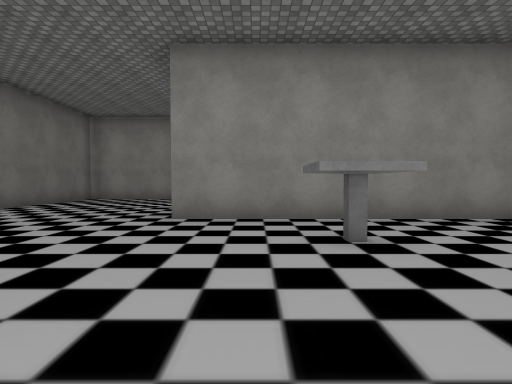
View 1 (above)

20 first-person views from a walk through a Unity game level. The camera is 1.3 m above the floor, tilts 2° down and sees 80° across. The floor is counted in squares, 2 m on a side. Each view is taken from the middle of a square. On the plan, view 1 faces up. The plan holds only what a view shows up to about 10 squares ahead; the rest is blank. The player character is not drawn. Some surface patterns are stand-ins.

View 2
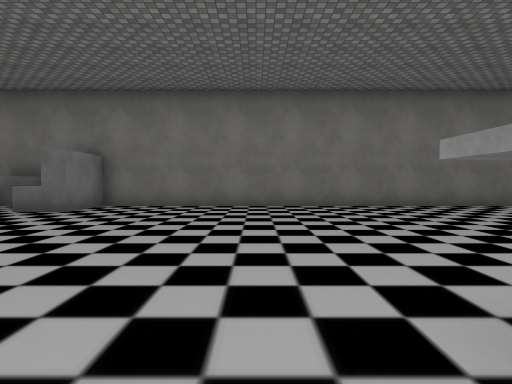

View 3
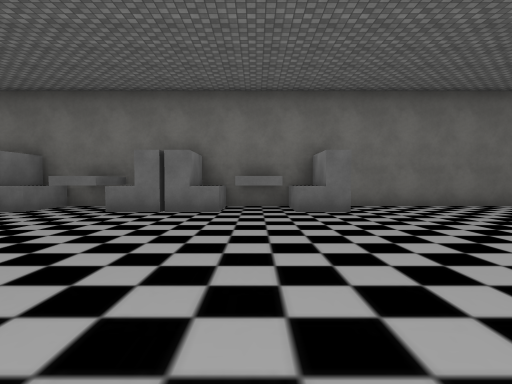

View 4
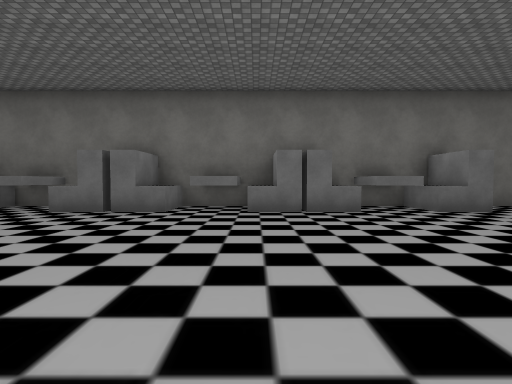

View 5
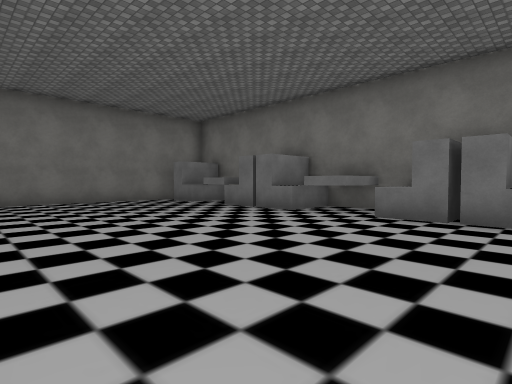

View 6
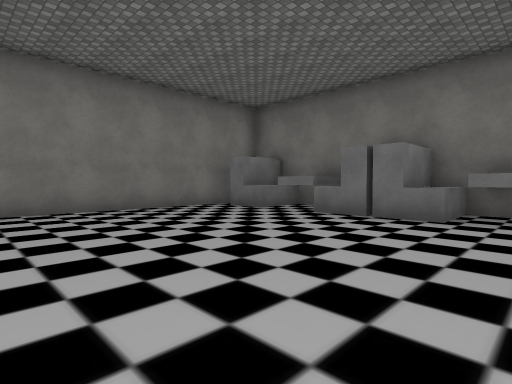

View 7
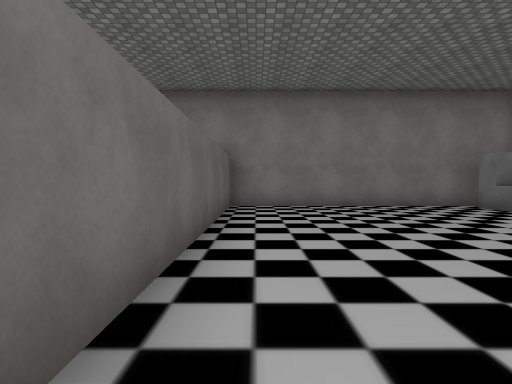

View 8
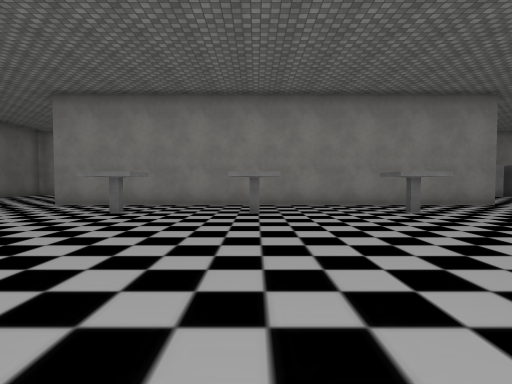

View 9
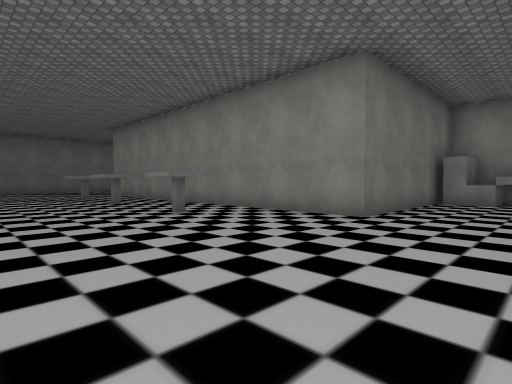

View 10
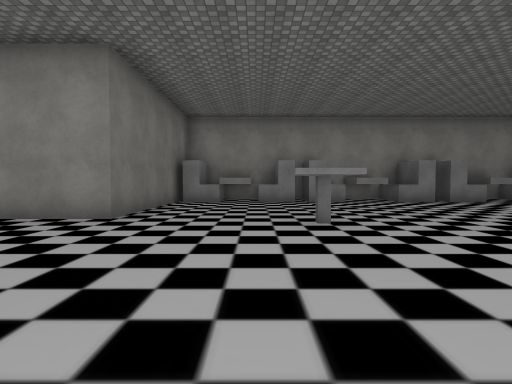

View 11
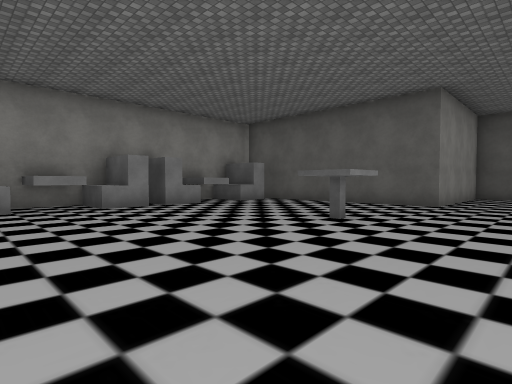

View 12
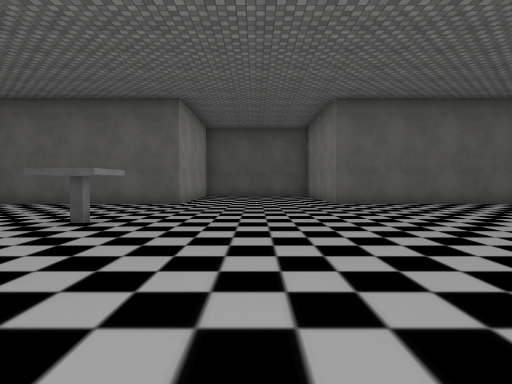

View 13
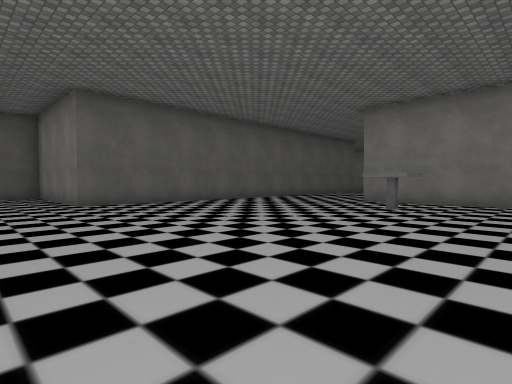

View 14
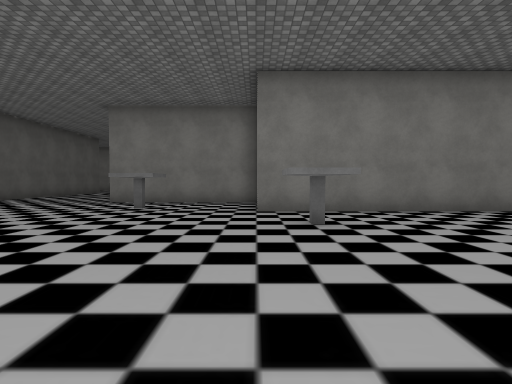

View 15
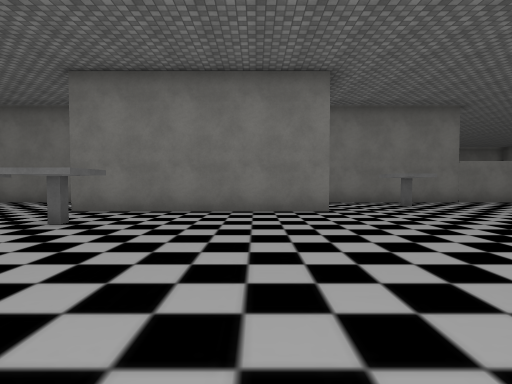

View 16
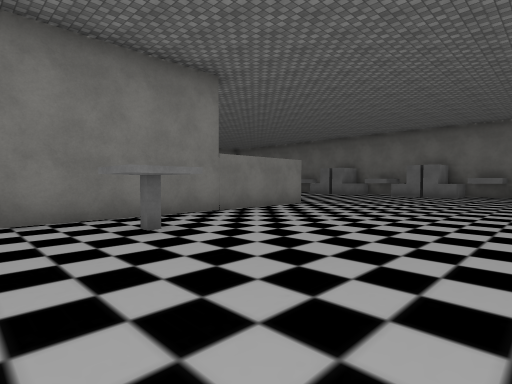

View 17
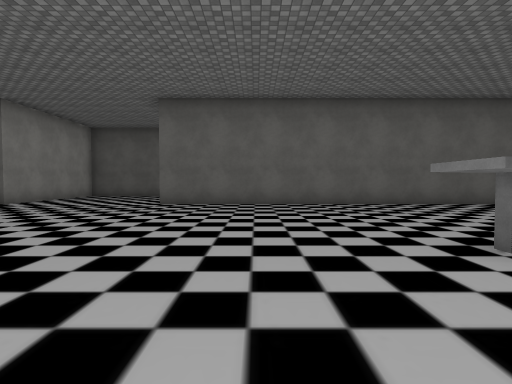

View 18
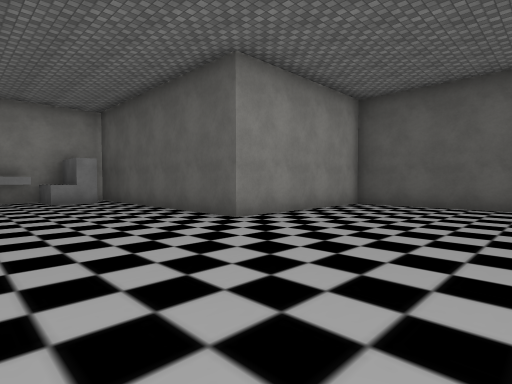

View 19
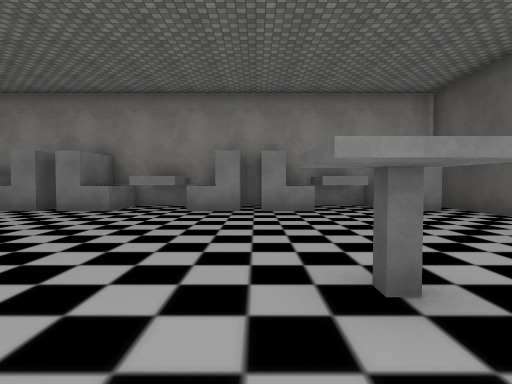

View 20
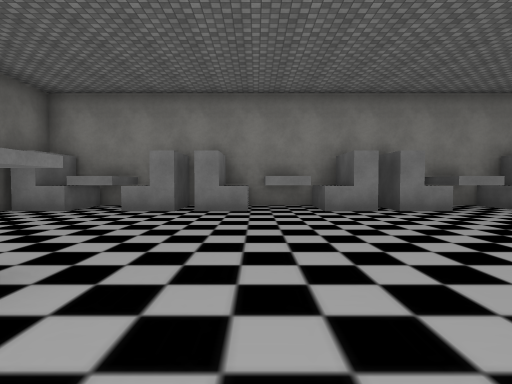

### Floor plan
Points are (right, up) in squares from view 1. A wall is a line through its corners. A room is listed if a view was taken in it or the views show most of it. See-through windows are left out.
Room 1 (views 1, 2, 3, 4, 5, 6, 7, 8, 9, 10, 11, 12, 13, 14, 15, 16, 17, 18, 19, 20)
walls: (9.4, -4.5) (15, -4.5); (14.9, -7.4) (19.6, -7.4); (1.6, -7.4) (8.8, -7.4); (10.5, 10.5) (10.5, 5.3) (-1.5, 5.3); (16.4, 11.2) (12.5, 11.2); (23.7, -9.9) (23.7, -0.3) (26.9, -0.3); (25, 4.2) (23.7, 4.2) (23.7, 10.7); (22.6, 11.2) (18.6, 11.2); (-6, -11.2) (-6, -14); (28.3, 0.6) (28.3, 4.2) (27.9, 4.2); (-6, 10) (-6, -9.6); (-6, -15.9) (-6, -17.9); (-5, -19) (1.7, -19) (1.7, -11.8)
objects: other object (-5, -18); table (-5, -16); other object (-5, -15); other object (-5, -14); table (-5, -13) to (-5, -12); other object (-5, -11) to (-5, -10); other object (-5, -9); table (-5, -8) to (-5, -7); other object (-5, -6); other object (-5, -5); table (-5, -4) to (-5, -3); other object (-5, -2); table (1, 3); table (4, 3); table (7, -6); table (7, 3) to (7, 4); other object (11, 10) to (11, 11); table (12, 10) to (13, 11); table (14, -3); table (14, 5); other object (14, 10); other object (15, 10) to (15, 11); table (17, 10) to (17, 11); table (18, -6) to (18, -5); other object (18, 10) to (18, 11); other object (19, 10); table (20, 5); table (20, 10) to (21, 11); other object (22, 10) to (23, 10)

Positions as (right, up) in squares from view 1, and headings:
1: (0, 0), facing up
2: (2, 2), facing left
3: (2, -4), facing left
4: (2, -7), facing left
5: (1, -9), facing down-left
6: (1, -12), facing down-left
7: (1, -11), facing down
8: (4, -3), facing up
9: (13, 0), facing up-left
10: (13, 0), facing up
11: (15, 2), facing up-right
12: (15, 2), facing right
13: (15, 2), facing down-right
14: (15, 2), facing down
15: (11, 2), facing down
16: (9, -2), facing down-left
17: (15, -3), facing right
18: (20, 0), facing up-right
19: (19, 3), facing up
20: (16, 3), facing up
